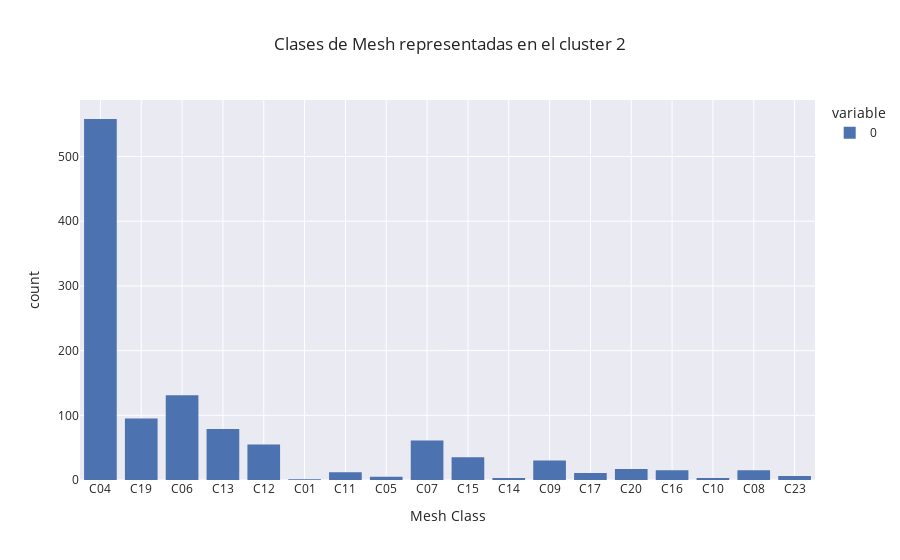

Notebook source saved alongside this figure:
### Code cell
mesh_from_cluster(2,"louvain")

### Figure 1 — Plotly figure (JSON) as saved in the notebook; plotly's stock layout.template omitted (floating-point values rounded to 4 significant figures; data arrays with more than 128 entries replaced by an {"elided": "..."} marker saying what was removed)
{"data": [{"alignmentgroup": "True", "bingroup": "x", "hovertemplate": "variable=0<br>value=%{x}<br>count=%{y}<extra></extra>", "legendgroup": "0", "marker": {"color": "rgb(76,114,176)", "pattern": {"shape": ""}}, "name": "0", "offsetgroup": "0", "orientation": "v", "showlegend": true, "type": "histogram", "x": {"elided": "1132 str values"}, "xaxis": "x", "yaxis": "y"}], "layout": {"barmode": "relative", "legend": {"title": {"text": "variable"}, "tracegroupgap": 0}, "title": {"text": "Clases de Mesh representadas en el cluster 2"}, "xaxis": {"anchor": "y", "domain": [0, 1], "title": {"text": "Mesh Class"}}, "yaxis": {"anchor": "x", "domain": [0, 1], "title": {"text": "count"}}}}
